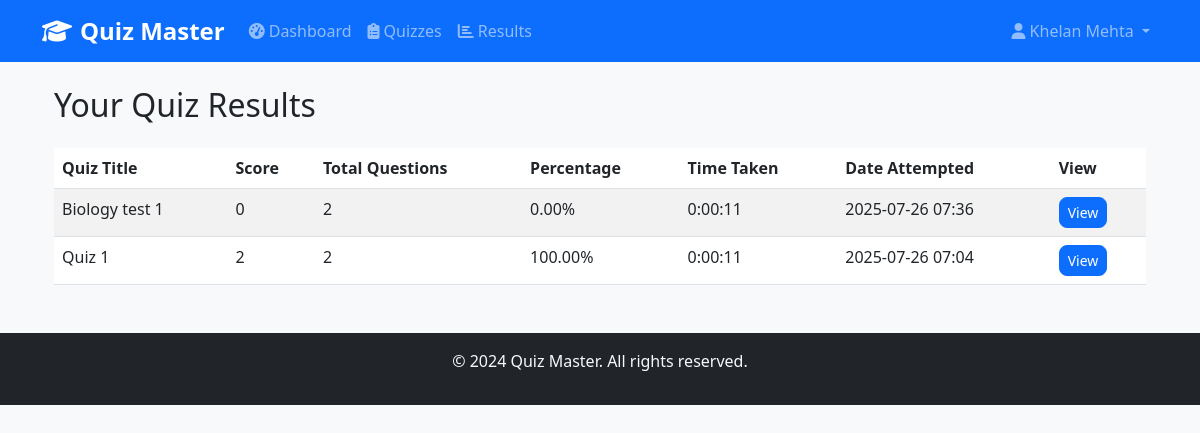
Screenshot of /user/results (signed in) with the database file from the repository.
### database/models.py (models this page shows, shortened)
class Score(db.Model):
    __tablename__ = 'scores'
    id = db.Column(db.Integer, primary_key=True)
    quiz_id = db.Column(db.Integer, db.ForeignKey('quizzes.id'), nullable=False)
    user_id = db.Column(db.Integer, db.ForeignKey('users.id'), nullable=False)
    time_stamp_of_attempt = db.Column(db.DateTime, default=datetime.utcnow)
    total_scored = db.Column(db.Integer, nullable=False)
    total_questions = db.Column(db.Integer, nullable=False)
    time_taken = db.Column(db.String(10))

class Quiz(db.Model):
    __tablename__ = 'quizzes'
    id = db.Column(db.Integer, primary_key=True)
    chapter_id = db.Column(db.Integer, db.ForeignKey('chapters.id'), nullable=False)
    title = db.Column(db.String(100), nullable=False)
    date_of_quiz = db.Column(db.Date, nullable=False)
    time_duration = db.Column(db.String(10), nullable=False)
    remarks = db.Column(db.Text)
    live_from = db.Column(db.DateTime, nullable=True)  # New field for live start date
    live_to = db.Column(db.DateTime, nullable=True)   # New field for live end date
    created_at = db.Column(db.DateTime, default=datetime.utcnow)
    questions = db.relationship('Question', backref='quiz', lazy=True, cascade='all, delete-orphan')
    scores = db.relationship('Score', backref='quiz', lazy=True, cascade='all, delete-orphan')

### routes/user.py (the view)
@user_bp.route('/results')
@login_required
def results():
    user_id = session['user_id']
    scores = Score.query.filter_by(user_id=user_id).order_by(Score.time_stamp_of_attempt.desc()).all()
    return render_template('user/results.html', scores=scores)

### routes/user.py (called while the page is built)
def login_required(f):
    @wraps(f)
    def decorated_function(*args, **kwargs):
        if not session.get('user_id'):
            flash('Please login to access this page.', 'error')
            return redirect(url_for('auth.login'))
        return f(*args, **kwargs)
    return decorated_function

### templates/user/results.html (shortened to what this page needs)
{% extends "base.html" %}
{% block content %}
<div class="container mt-4">
    <h2 class="mb-4">Your Quiz Results</h2>
    {% if scores %}
        <table class="table table-striped">
            <thead>
                <tr>
                    <th>Quiz Title</th>
                    <th>Score</th>
                    <th>Total Questions</th>
                    <th>Percentage</th>
                    <th>Time Taken</th>
                    <th>Date Attempted</th>
                    <th>View</th>
                </tr>
            </thead>
            <tbody>
                {% for score in scores %}
                    <tr>
                        <td>{{ score.quiz.title }}</td>
                        <td>{{ score.total_scored }}</td>
                        <td>{{ score.total_questions }}</td>
                        <td>{{ "%.2f"|format((score.total_scored / score.total_questions) * 100) }}%</td>
                        <td>{{ score.time_taken }}</td>
                        <td>{{ score.time_stamp_of_attempt.strftime('%Y-%m-%d %H:%M') }}</td>
                        <td>
                            <a href="{{ url_for('user.quiz_result', score_id=score.id) }}" class="btn btn-sm btn-primary">
                                View
                            </a>
                        </td>
                    </tr>
                {% endfor %}
            </tbody>
        </table>
    {% else %}
        <p>You haven't attempted any quizzes yet.</p>
    {% endif %}
</div>
{% endblock %}

### static/css/style.css (style rules this page uses)
body { background-color: #f8f9fa; font-family: 'Segoe UI', Tahoma, Geneva, Verdana, sans-serif; }
.btn { border-radius: 0.5rem; transition: all 0.2s ease; }

### rows the page displays
Score: quiz "Biology test 1", total_scored "0", total_questions "2", (score.total_scored/score.total_questions)*100 "0.00", time_taken "0:00:11", time_stamp_of_attempt "2025-07-26 07:36"
Score: quiz "Quiz 1", total_scored "2", total_questions "2", (score.total_scored/score.total_questions)*100 "100.00", time_taken "0:00:11", time_stamp_of_attempt "2025-07-26 07:04"

### other values shown
{{ session.full_name }} "Khelan Mehta"
